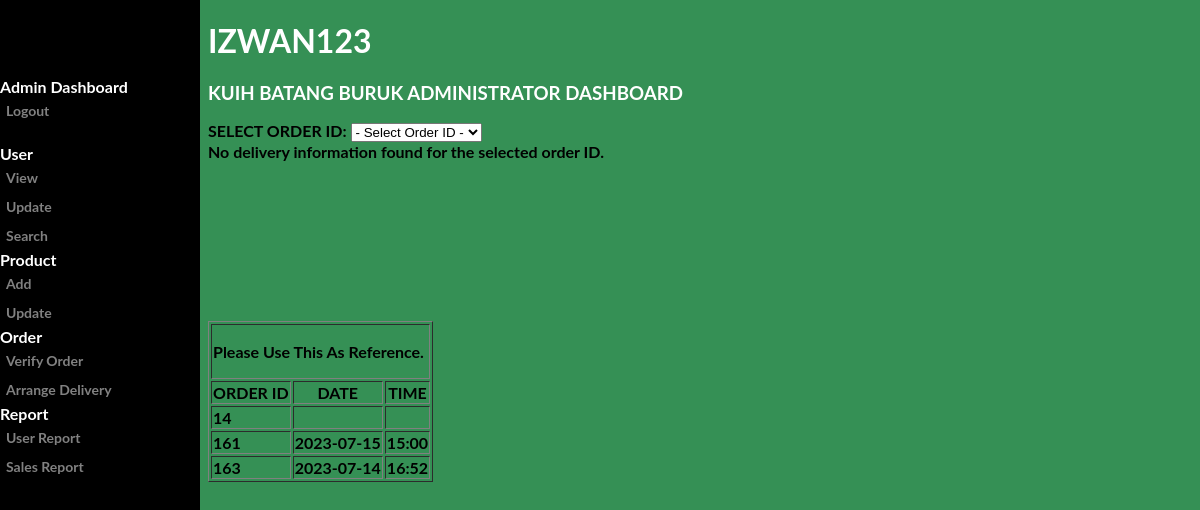
Page /admin/delivery.php (signed in) on the committed database.
### tables this page shows
CREATE TABLE `DELIVERY` (
  `DELI_NO` int(10) NOT NULL,
  `USER_ID` int(20) NOT NULL,
  `ORDER_ID` int(10) NOT NULL,
  `DELI_DATE` varchar(10) DEFAULT NULL,
  `DELI_TIME` varchar(15) DEFAULT NULL,
  `REMARK` varchar(200) DEFAULT NULL
);

CREATE TABLE `ORDER_` (
  `ORDER_ID` int(8) NOT NULL,
  `USER_ID` int(20) NOT NULL,
  `ORDER_TYPE` varchar(20) NOT NULL,
  `ORDER_DATE` varchar(10) NOT NULL,
  `ORDER_STATUS` int(1) DEFAULT NULL
);

### admin/delivery.php (the view, shortened to what this page needs)
<?php
include('../include/dbconn.php');
$selectedOption = isset($_POST['orderid']) ? $_POST['orderid'] : '';
?>
<!DOCTYPE html>
<html>
<head>
</head>
<body>
<div class="sidenav">
<b>
<br><br>
  <br>
  <b> Admin Dashboard</b>
  <a href="../login/logout.php">Logout</a>
  <br>
  <b>User</b>
  <a href="view_user.php">View</a>
  <a href="update_view_user.php">Update</a>
  <a href="search_user.php">Search</a>
  <b>Product</b>
  <a href="add_product.php">Add</a>
  <a href="update_view_product.php">Update</a>
  <b>Order</b>
  <a href="add_order.php">Verify Order</a>
  <a href="delivery.php">Arrange Delivery</a>
  <b>Report</b>
  <a href="user_report.php">User Report</a>
  <a href="sales_report.php">Sales Report</a>
</div>
    <div class="main">
        <div class="greatinguser">
            <h1><?php echo $_SESSION['user_username']; ?></h1>
            <h3>Kuih Batang Buruk Administrator Dashboard</h3>
        </div>
    </div>
    <div class="container">
      <div>
        <div>
        <form id="myForm" method="post" action="delivery.php">
        <label for="orderid">SELECT ORDER ID:</label>
        <select name="orderid" id="orderid" onchange="submitForm()">
        <option value="">- Select Order ID -</option>
          </select>
      </form>
        <?php
        $sql1 = "SELECT * FROM DELIVERY INNER JOIN ORDER_ ON DELIVERY.ORDER_ID = ORDER_.ORDER_ID
        WHERE DELIVERY.ORDER_ID = '$selectedOption' AND ORDER_.ORDER_STATUS=1;";
        $result1 = mysqli_query($dbconn, $sql1);
        if ($row1 = mysqli_fetch_assoc($result1)) {
          $date = $row1['DELI_DATE'];
          $time = $row1['DELI_TIME'];
          $remark = $row1['REMARK'];
          echo '
          <table border=1px>
          <tr>
            <th>ORDER ID</th>
            <th>DATE</th>
            <th>TIME</th>
            <th>REMARK</th>
          </tr>
          <tr>
            <td>'.$selectedOption.'</td>
            <td>'.$date.'</td>
            <td>'.$time.'</td>
            <td>'.$remark.'</td>
          </tr>
          </table>
          <br>
          <form method="post" action="arrange-delivery.php">
          <table>
          <tr>
            <td>SET DELIVERY DATE:</td>
            <td><input type="date" name="date_input" required></input></td>
          </tr>
          <tr>
            <td>SET DELIVERY TIME:</td>
            <td><input type="time" name="time_input" required></input></td>
          </tr>
          </table>
          <input type="hidden" name="orderid_" value="'.$selectedOption.'"></input>
          <input type="submit">
          </form>
          ';
      } else {
        echo "No delivery information found for the selected order ID.";
      }
        ?>
        </div>
      </div>
      <div style="margin-top:100px;">
      <table border=1px>
      <tr>
        <td colspan="3">
        <p>Please Use This As Reference.</p>
      </td>
      </tr>
      <tr>
            <th>ORDER ID</th>
            <th>DATE</th>
            <th>TIME</th>
      </tr>
      <?php
            $sql2 = "SELECT * FROM DELIVERY INNER JOIN ORDER_ ON DELIVERY.ORDER_ID = ORDER_.ORDER_ID
            WHERE ORDER_.ORDER_STATUS=1;";
            $result2 = mysqli_query($dbconn, $sql2);
            while ($row2 = mysqli_fetch_array($result2)) {
                $oid = $row2['ORDER_ID'];
                $d = $row2['DELI_DATE'];
                $t = $row2['DELI_TIME'];
                echo '<tr>
                <td>'.$oid.'</td>
                <td>'.$d.'</td>
                <td>'.$t.'</td>
              </tr>';
            }
            ?>
      </table>
      </div>
    </div>
</body>
</html>

### admin/delivery.php (style rules this page uses)
body { font-family: "Lato", sans-serif; color: #ffffff; background-image: url(''); background-repeat: no-repeat; background-attachment: fixed; background-size: cover; background-color: #359055; }
div { max-width: 1100px; height: 100px; }
.sidenav { height: 100%; width: 200px; position: fixed; z-index: 1; top: 0; left: 0; background-color: #000000; overflow-x: hidden; padding-top: 20px; }
.sidenav a { padding: 6px 6px 6px 6px; text-decoration: none; font-size: 14px; color: #818181; display: block; }
.greatinguser { text-transform: uppercase; }
.main { margin-left: 200px; }
.container { font-family: "Lato", sans-serif; color: #000000; margin-left: 200px; }

### rows in the picture
delivery: ORDER_ID.ORDER_ID "14"
delivery: ORDER_ID.ORDER_ID "161", DELI_DATE "2023-07-15", DELI_TIME "15:00"
delivery: ORDER_ID.ORDER_ID "163", DELI_DATE "2023-07-14", DELI_TIME "16:52"

### other values in the picture
$_SESSION['user_username'] "IZWAN123"
